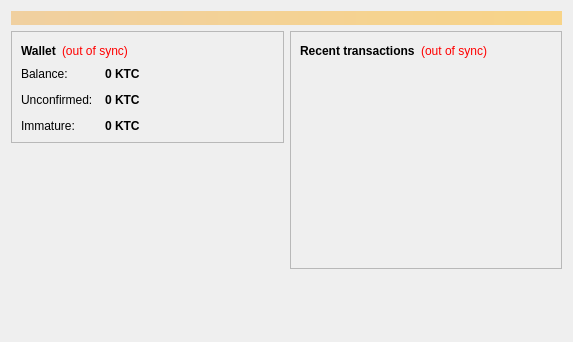
<?xml version="1.0" encoding="UTF-8"?>
<ui version="4.0">
 <class>OverviewPage</class>
 <widget class="QWidget" name="OverviewPage">
  <property name="geometry">
   <rect>
    <x>0</x>
    <y>0</y>
    <width>573</width>
    <height>342</height>
   </rect>
  </property>
  <property name="windowTitle">
   <string>Form</string>
  </property>
  <layout class="QVBoxLayout" name="topLayout">
   <item>
    <widget class="QLabel" name="labelAlerts">
     <property name="visible">
      <bool>false</bool>
     </property>
     <property name="styleSheet">
      <string notr="true">background-color: qlineargradient(x1: 0, y1: 0, x2: 1, y2: 0, stop:0 #F0D0A0, stop:1 #F8D488); color:#000000;</string>
     </property>
     <property name="wordWrap">
      <bool>true</bool>
     </property>
     <property name="margin">
      <number>3</number>
     </property>
    </widget>
   </item>
   <item>
    <layout class="QHBoxLayout" name="horizontalLayout" stretch="1,1">
     <item>
      <layout class="QVBoxLayout" name="verticalLayout_2">
       <item>
        <widget class="QFrame" name="frame">
         <property name="frameShape">
          <enum>QFrame::StyledPanel</enum>
         </property>
         <property name="frameShadow">
          <enum>QFrame::Raised</enum>
         </property>
         <layout class="QVBoxLayout" name="verticalLayout_4">
          <item>
           <layout class="QHBoxLayout" name="horizontalLayout_4">
            <item>
             <widget class="QLabel" name="label_5">
              <property name="font">
               <font>
                <weight>75</weight>
                <bold>true</bold>
               </font>
              </property>
              <property name="text">
               <string>Wallet</string>
              </property>
             </widget>
            </item>
            <item>
             <widget class="QLabel" name="labelWalletStatus">
              <property name="toolTip">
               <string>The displayed information may be out of date. Your wallet automatically synchronizes with the Katmancoin network after a connection is established, but this process has not completed yet.</string>
              </property>
              <property name="styleSheet">
               <string notr="true">QLabel { color: red; }</string>
              </property>
              <property name="text">
               <string notr="true">(out of sync)</string>
              </property>
              <property name="alignment">
               <set>Qt::AlignLeading|Qt::AlignLeft|Qt::AlignVCenter</set>
              </property>
             </widget>
            </item>
            <item>
             <spacer name="horizontalSpacer_2">
              <property name="orientation">
               <enum>Qt::Horizontal</enum>
              </property>
              <property name="sizeHint" stdset="0">
               <size>
                <width>40</width>
                <height>20</height>
               </size>
              </property>
             </spacer>
            </item>
           </layout>
          </item>
          <item>
           <layout class="QFormLayout" name="formLayout_2">
            <property name="fieldGrowthPolicy">
             <enum>QFormLayout::AllNonFixedFieldsGrow</enum>
            </property>
            <property name="horizontalSpacing">
             <number>12</number>
            </property>
            <property name="verticalSpacing">
             <number>12</number>
            </property>
            <item row="0" column="0">
             <widget class="QLabel" name="label">
              <property name="text">
               <string>Balance:</string>
              </property>
             </widget>
            </item>
            <item row="0" column="1">
             <widget class="QLabel" name="labelBalance">
              <property name="font">
               <font>
                <weight>75</weight>
                <bold>true</bold>
               </font>
              </property>
              <property name="cursor">
               <cursorShape>IBeamCursor</cursorShape>
              </property>
              <property name="toolTip">
               <string>Your current balance</string>
              </property>
              <property name="text">
               <string notr="true">0 KTC</string>
              </property>
              <property name="textInteractionFlags">
               <set>Qt::LinksAccessibleByMouse|Qt::TextSelectableByKeyboard|Qt::TextSelectableByMouse</set>
              </property>
             </widget>
            </item>
            <item row="1" column="0">
             <widget class="QLabel" name="label_3">
              <property name="text">
               <string>Unconfirmed:</string>
              </property>
             </widget>
            </item>
            <item row="1" column="1">
             <widget class="QLabel" name="labelUnconfirmed">
              <property name="font">
               <font>
                <weight>75</weight>
                <bold>true</bold>
               </font>
              </property>
              <property name="cursor">
               <cursorShape>IBeamCursor</cursorShape>
              </property>
              <property name="toolTip">
               <string>Total of transactions that have yet to be confirmed, and do not yet count toward the current balance</string>
              </property>
              <property name="text">
               <string notr="true">0 KTC</string>
              </property>
              <property name="textInteractionFlags">
               <set>Qt::LinksAccessibleByMouse|Qt::TextSelectableByKeyboard|Qt::TextSelectableByMouse</set>
              </property>
             </widget>
            </item>
            <item row="2" column="0">
             <widget class="QLabel" name="labelImmatureText">
              <property name="text">
               <string>Immature:</string>
              </property>
             </widget>
            </item>
            <item row="2" column="1">
             <widget class="QLabel" name="labelImmature">
              <property name="font">
               <font>
                <weight>75</weight>
                <bold>true</bold>
               </font>
              </property>
              <property name="toolTip">
               <string>Mined balance that has not yet matured</string>
              </property>
              <property name="text">
               <string notr="true">0 KTC</string>
              </property>
              <property name="textInteractionFlags">
               <set>Qt::LinksAccessibleByMouse|Qt::TextSelectableByKeyboard|Qt::TextSelectableByMouse</set>
              </property>
             </widget>
            </item>
           </layout>
          </item>
         </layout>
        </widget>
       </item>
       <item>
        <spacer name="verticalSpacer">
         <property name="orientation">
          <enum>Qt::Vertical</enum>
         </property>
         <property name="sizeHint" stdset="0">
          <size>
           <width>20</width>
           <height>40</height>
          </size>
         </property>
        </spacer>
       </item>
      </layout>
     </item>
     <item>
      <layout class="QVBoxLayout" name="verticalLayout_3">
       <item>
        <widget class="QFrame" name="frame_2">
         <property name="frameShape">
          <enum>QFrame::StyledPanel</enum>
         </property>
         <property name="frameShadow">
          <enum>QFrame::Raised</enum>
         </property>
         <layout class="QVBoxLayout" name="verticalLayout">
          <item>
           <layout class="QHBoxLayout" name="horizontalLayout_2">
            <item>
             <widget class="QLabel" name="label_4">
              <property name="text">
               <string>&lt;b&gt;Recent transactions&lt;/b&gt;</string>
              </property>
             </widget>
            </item>
            <item>
             <widget class="QLabel" name="labelTransactionsStatus">
              <property name="toolTip">
               <string>The displayed information may be out of date. Your wallet automatically synchronizes with the Katmancoin network after a connection is established, but this process has not completed yet.</string>
              </property>
              <property name="styleSheet">
               <string notr="true">QLabel { color: red; }</string>
              </property>
              <property name="text">
               <string notr="true">(out of sync)</string>
              </property>
              <property name="alignment">
               <set>Qt::AlignRight|Qt::AlignTrailing|Qt::AlignVCenter</set>
              </property>
             </widget>
            </item>
            <item>
             <spacer name="horizontalSpacer">
              <property name="orientation">
               <enum>Qt::Horizontal</enum>
              </property>
              <property name="sizeHint" stdset="0">
               <size>
                <width>40</width>
                <height>20</height>
               </size>
              </property>
             </spacer>
            </item>
           </layout>
          </item>
          <item>
           <widget class="QListView" name="listTransactions">
            <property name="styleSheet">
             <string notr="true">QListView { background: transparent; }</string>
            </property>
            <property name="frameShape">
             <enum>QFrame::NoFrame</enum>
            </property>
            <property name="verticalScrollBarPolicy">
             <enum>Qt::ScrollBarAlwaysOff</enum>
            </property>
            <property name="horizontalScrollBarPolicy">
             <enum>Qt::ScrollBarAlwaysOff</enum>
            </property>
            <property name="selectionMode">
             <enum>QAbstractItemView::NoSelection</enum>
            </property>
           </widget>
          </item>
         </layout>
        </widget>
       </item>
       <item>
        <spacer name="verticalSpacer_2">
         <property name="orientation">
          <enum>Qt::Vertical</enum>
         </property>
         <property name="sizeHint" stdset="0">
          <size>
           <width>20</width>
           <height>40</height>
          </size>
         </property>
        </spacer>
       </item>
      </layout>
     </item>
    </layout>
   </item>
  </layout>
 </widget>
 <resources/>
 <connections/>
</ui>
